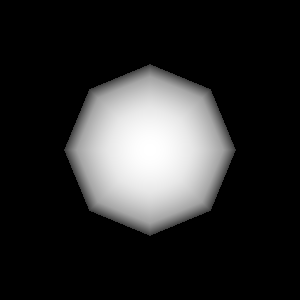

Here is the Python script that generated this plot:
#!/usr/bin/env python
# Demonstrate serialization round-trip of a simple sphere rendering pipeline.

import vtkmodules.vtkInteractionStyle  # noqa: F401
import vtkmodules.vtkRenderingFreeType  # noqa: F401
import vtkmodules.vtkRenderingOpenGL2  # noqa: F401

from vtkmodules.vtkFiltersSources import vtkSphereSource
from vtkmodules.vtkRenderingCore import (
    vtkActor,
    vtkPolyDataMapper,
    vtkRenderWindow,
    vtkRenderWindowInteractor,
    vtkRenderer,
)

# Sphere source.
sphere = vtkSphereSource()

# Mapper.
mapper = vtkPolyDataMapper()
mapper.SetInputConnection(sphere.GetOutputPort())

# Actor.
actor = vtkActor()
actor.SetMapper(mapper)

# Rendering pipeline.
renderer = vtkRenderer()
renderer.AddActor(actor)

render_window = vtkRenderWindow()
render_window.AddRenderer(renderer)
render_window.SetWindowName("single update")
render_window.SetMultiSamples(0)

interactor = vtkRenderWindowInteractor()
interactor.SetRenderWindow(render_window)

# Scene
renderer.ResetCamera()

interactor.Initialize()
interactor.Start()
